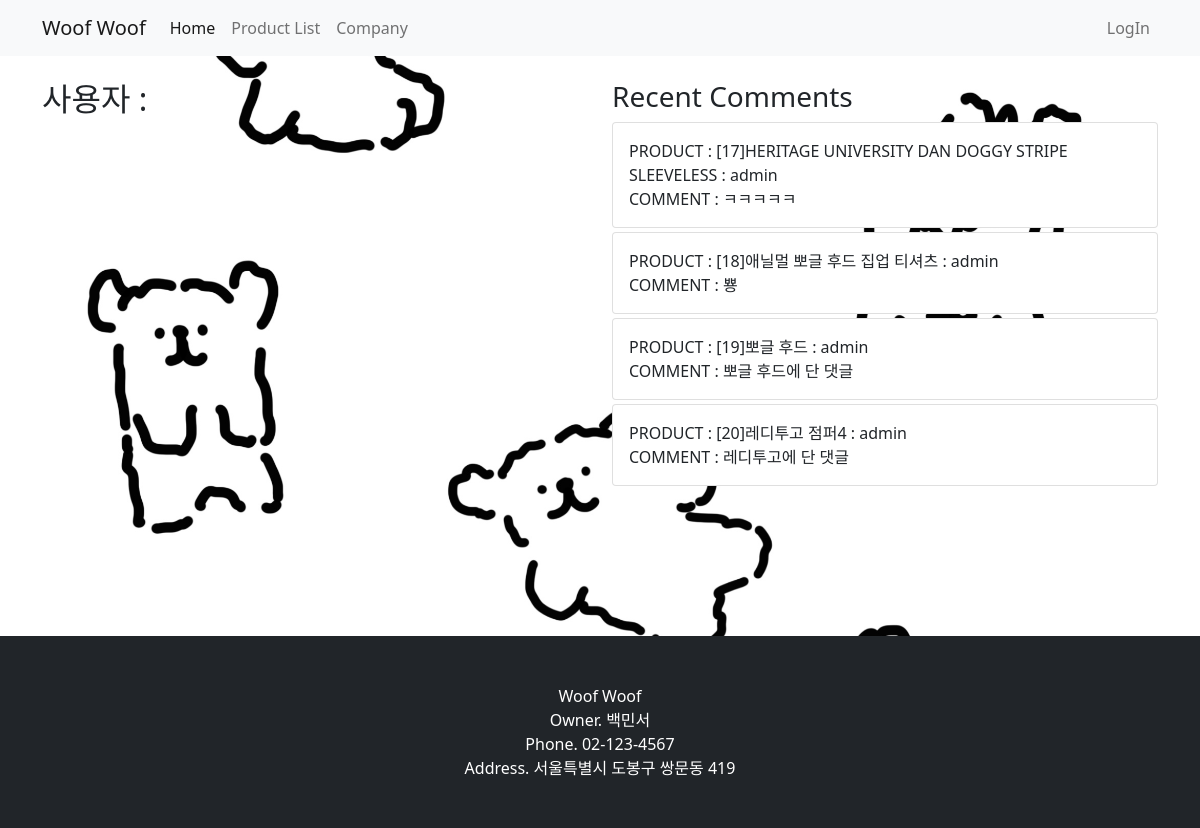
Screenshot of /mypage/ with the database file from the repository.
### product/models.py (models this page shows, shortened)
class Comment(models.Model):
    product = models.ForeignKey(Product, on_delete=models.CASCADE)
    author = models.ForeignKey(User, on_delete=models.CASCADE)
    content = models.TextField()
    created_at = models.DateTimeField(auto_now_add=True)
    modified_at = models.DateTimeField(auto_now=True)
    def get_absolute_url(self):
        return f'{self.product.get_absolute_url()}#comment-{self.pk}'

class Product(models.Model):
    name = models.CharField(max_length=50)
    price = models.TextField(max_length=50)
    color = models.TextField(blank=True)      # 추가 필드
    info = MarkdownxField()
    image = models.ImageField(upload_to='product/images/%Y/%m/%d/', blank=True)
    author = models.ForeignKey(User, null=True, on_delete=models.SET_NULL)
    company = models.ForeignKey(Company, null=True, blank=True, on_delete=models.SET_NULL)
    category = models.ForeignKey(Category, null=True, blank=True, on_delete=models.SET_NULL)
    tags = models.ManyToManyField(Tag, blank=True)  # 다대다 필드
    like = models.ManyToManyField(User, blank=True, related_name='like')
    def __str__(self):
        return f'[{self.pk}]{self.name} : {self.author}'
    def get_absolute_url(self):
        return f'/product/{self.pk}/'

### homepage/views.py (the view)
# urls.py: path('mypage/', views.mypage),
def mypage(request):
    recent_comment = Comment.objects.order_by('-pk')[:4]
    return render(request, 'homepage/mypage.html', {
        'recent_comments': recent_comment,
    })

### homepage/templates/homepage/mypage.html (shortened to what this page needs)
<!DOCTYPE html>
 {% load static %}
<html lang="en">
<head>
    <link href="{% static 'product/bootstrap4/css/bootstrap.min.css' %}" rel="stylesheet" type="text/css" media="screen">
    <link href="{% static 'homepage/css/mypage.css' %}" rel="stylesheet" type="text/css" media="screen">
    <link rel="stylesheet" href="styles.css" />
</head>
<body>
    {% include 'product/navbar.html' %}
    <section>
    <div class="container">
        <div class="row">
            <div class ="col-lg-6" id="main-area">
                <br>
                <h2>
                    사용자 : {{user.username}} <br>
                </h2>
            </div>
            <div class="col-lg-6">
                <br>
                <h3>Recent Comments</h3>
                    {% for comment in recent_comments %}
                        <div class="card mt-1">
                             <div class="card-body">
                                 <h7>
                                     <a href="{{comment.get_absolute_url}}" class="text-decoration-none text-dark">
                                        PRODUCT : {{comment.product}} <br>
                                        COMMENT : {{comment.content}}
                                     </a>
                                 </h7>
                             </div>
                        </div>
                    {% endfor %}
            </div>
        </div>
    </div>
    </section>
    {% include 'product/footer.html'%}
</body>
</html>

### homepage/static/homepage/css/mypage.css (style rules this page uses)
body { background: url('/static/homepage/images/other_page.jpg') no-repeat center center fixed; -webkit-background-size: cover; -moz-background-size: cover; background-size: cover; -o-background-size: cover; font-family: 'Jua', sans-serif; }
section { margin-bottom: 150px; }
.card { background-color: rgba(0, 0, 0, 0.4); border: none; }

### rows the page displays
Comment: product "[17]HERITAGE UNIVERSITY DAN DOGGY STRIPE SLEEVELESS : admin", content "ㅋㅋㅋㅋㅋ"
Comment: product "[18]애닐멀 뽀글 후드 집업 티셔츠 : admin", content "뿅"
Comment: product "[19]뽀글 후드 : admin", content "뽀글 후드에 단 댓글"
Comment: product "[20]레디투고 점퍼4 : admin", content "레디투고에 단 댓글"
